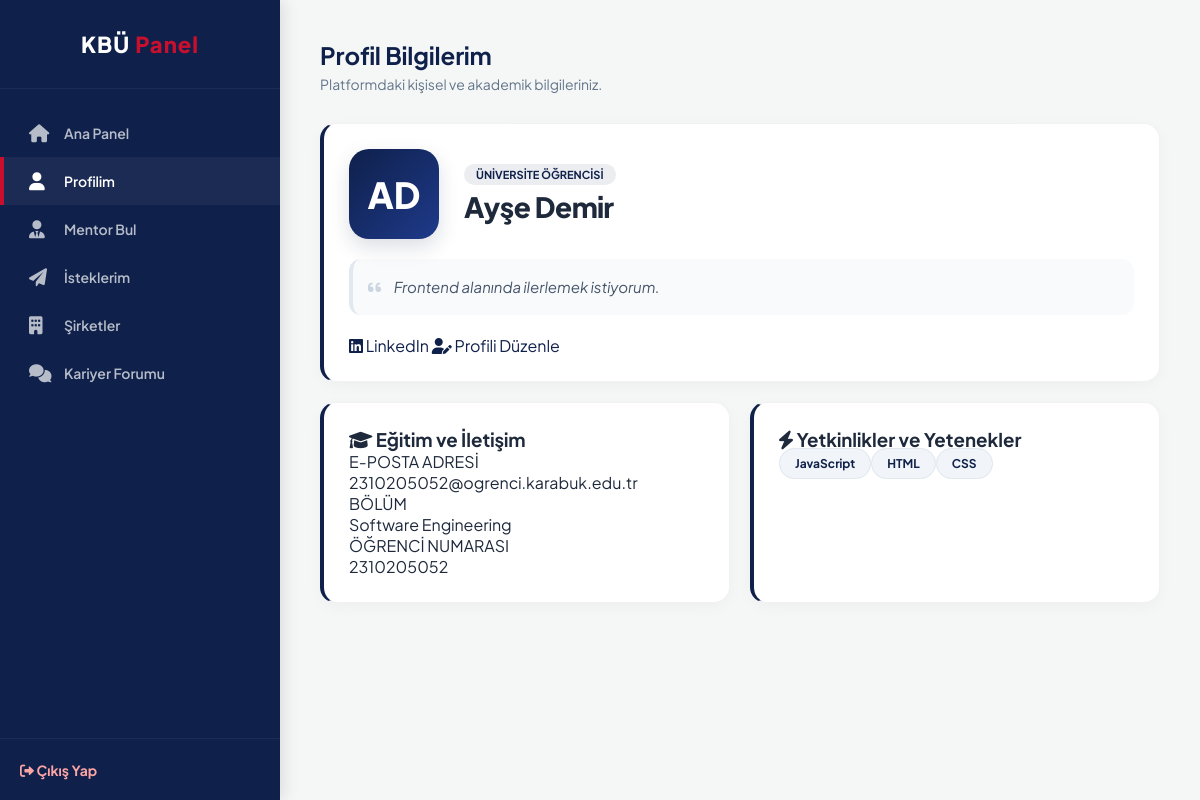
The page /kariyer_platformu/view_profile.php (signed in) on the database its author committed.
### tables this page shows
CREATE TABLE users (
    id INT PRIMARY KEY AUTO_INCREMENT,
    first_name VARCHAR(100) NOT NULL,
    last_name VARCHAR(100) NOT NULL,
    email VARCHAR(255) UNIQUE NOT NULL,
    password VARCHAR(255) NOT NULL,
    role ENUM('student', 'graduate', 'admin') NOT NULL,
    is_verified BOOLEAN DEFAULT FALSE,
    gender ENUM('male', 'female', 'other') NOT NULL,
    created_at TIMESTAMP DEFAULT CURRENT_TIMESTAMP
);

CREATE TABLE profiles (
    user_id INT PRIMARY KEY,
    bio TEXT NULL,
    website_url VARCHAR(255) NULL,
    linkedin_url VARCHAR(255) NULL,
    FOREIGN KEY (user_id) REFERENCES users(id) ON DELETE CASCADE
);

CREATE TABLE students (
    user_id INT PRIMARY KEY,
    student_number VARCHAR(50) UNIQUE NOT NULL,
    department VARCHAR(255) NOT NULL,
    grade INT NULL,
    FOREIGN KEY (user_id) REFERENCES users(id) ON DELETE CASCADE
);

### kariyer_platformu/view_profile.php (the view, shortened to what this page needs)
<?php
require_once 'includes/db.php';
$user_id = $_SESSION['user_id'];
$sql = "SELECT u.first_name, u.last_name, u.email, u.role, u.is_verified, p.bio, p.linkedin_url, p.website_url,
               s.student_number, s.department,
               g.graduate_year, g.is_open_to_mentorship,
               (SELECT GROUP_CONCAT(sk.skill_name SEPARATOR ', ')
                FROM user_skills us
                JOIN skills sk ON us.skill_id = sk.id
                WHERE us.user_id = u.id) AS yetenekler
        FROM users u
        LEFT JOIN profiles p ON u.id = p.user_id
        LEFT JOIN students s ON u.id = s.user_id
        LEFT JOIN graduates g ON u.id = g.user_id
        WHERE u.id = ?";
$stmt = $conn->prepare($sql);
$stmt->bind_param("i", $user_id);
$stmt->execute();
$user_data = $stmt->get_result()->fetch_assoc();
$f_name = trim($user_data['first_name'] ?? '');
$l_name = trim($user_data['last_name'] ?? '');
$initials = mb_substr($f_name, 0, 1, 'UTF-8') . mb_substr($l_name, 0, 1, 'UTF-8');
?>
<!DOCTYPE html>
<html lang="tr">
<head>
    <link rel="stylesheet" href="https://cdnjs.cloudflare.com/ajax/libs/font-awesome/6.0.0/css/all.min.css">
    <link rel="stylesheet" href="assets/css/main.css">
    <link rel="stylesheet" href="assets/css/app.css">
    <link rel="stylesheet" href="assets/css/view_profile.css">
</head>
<body>
    <div class="app-container">
        <?php include 'includes/sidebar.php'; ?>
        <main class="main-content">
            <div class="page-header">
                <h1 class="page-title">Profil Bilgilerim</h1>
                <p class="page-subtitle">Platformdaki kişisel ve akademik bilgileriniz.</p>
            </div>
            <div class="card-boxy">
                <div class="header-flex">
                    <div class="avatar-sq">
                        <?= mb_strtoupper($initials, 'UTF-8') ?>
                    </div>
                    <div class="name-zone">
                        <div class="status-row">
                            <span class="role-badge">
                                <?= ($user_data['role'] == 'graduate') ? 'Mezun / Mentor' : 'Üniversite Öğrencisi' ?>
                            </span>
                        </div>
                        <h1 class="user-name">
                            <?= htmlspecialchars($user_data['first_name'] . ' ' . $user_data['last_name']) ?>
                        </h1>
                    </div>
                </div>
                <div class="user-bio">
                    <i class="fa-solid fa-quote-left" style="color: #cbd5e1; margin-right: 10px;"></i>
                    <?= !empty($user_data['bio']) ? htmlspecialchars($user_data['bio']) : 'Henüz bir biyografi eklenmemiş. Kendinizi tanıtmak için profili düzenleyin.' ?>
                </div>
                <div class="link-row">
                    <?php if (!empty($user_data['linkedin_url'])): ?>
                        <a href="<?= htmlspecialchars($user_data['linkedin_url']) ?>" target="_blank" class="btn-box ln">
                            <i class="fa-brands fa-linkedin"></i> LinkedIn
                        </a>
                    <?php endif; ?>
                    <a href="profile.php" class="btn-box edit-btn-layout">
                        <i class="fa-solid fa-user-pen"></i> Profili Düzenle
                    </a>
                </div>
            </div>
            <div class="info-grid">
                <div class="card-boxy">
                    <h3 class="card-title"><i class="fa-solid fa-graduation-cap"></i> Eğitim ve İletişim</h3>
                    <div class="data-item">
                        <label>E-POSTA ADRESİ</label>
                        <p><?= htmlspecialchars($user_data['email']) ?></p>
                    </div>
                    <div class="data-item">
                        <label>BÖLÜM</label>
                        <p><?= htmlspecialchars($user_data['department'] ?? 'Belirtilmemiş') ?></p>
                    </div>
                    <?php if ($user_data['role'] == 'student'): ?>
                        <div class="data-item">
                            <label>ÖĞRENCİ NUMARASI</label>
                            <p><?= htmlspecialchars($user_data['student_number'] ?? '---') ?></p>
                        </div>
                    <?php endif; ?>
                </div>
                <div class="card-boxy">
                    <h3 class="card-title"><i class="fa-solid fa-bolt"></i> Yetkinlikler ve Yetenekler</h3>
                    <div class="skills-flex">
                        <?php
                        if (!empty($user_data['yetenekler'])) {
                            foreach (explode(', ', $user_data['yetenekler']) as $skill) {
                                echo "<span class='skill-pill'>" . htmlspecialchars($skill) . "</span>";
                            }
                        } else {
                            echo "<p class='empty-text'>Henüz bir yetenek eklemediniz.</p>";
                        }
                        ?>
                    </div>
                </div>
            </div>
        </main>
    </div>
</body>
</html>

### kariyer_platformu/assets/css/main.css (style rules this page uses)
:root { --kbu-lacivert: #0F204B; --kbu-kirmizi: #C8102E; --kbu-beyaz: #FFFFFF; --bg-light: #F4F7F6; --text-dark: #1E293B; --text-muted: #64748B; --card-shadow: 0 10px 30px rgba(15, 32, 75, 0.08); --font-main: 'Plus Jakarta Sans', sans-serif; --transition: all 0.3s ease; }
* { margin: 0; padding: 0; box-sizing: border-box; }
body { font-family: var(--font-main); background-color: var(--bg-light); color: var(--text-dark); min-height: 100vh; }
a { text-decoration: none; color: var(--kbu-lacivert); transition: var(--transition); }

### kariyer_platformu/assets/css/app.css (style rules this page uses)
.app-container { display: flex; min-height: 100vh; background-color: var(--bg-light); }
.main-content { flex: 1; margin-left: 280px; padding: 40px; }
.page-header { margin-bottom: 30px; }
.page-title { color: var(--kbu-lacivert); font-size: 24px; margin-bottom: 5px; }
.page-subtitle { color: var(--text-muted); font-size: 14px; }

### kariyer_platformu/assets/css/view_profile.css (style rules this page uses)
.card-boxy { background: white; border-radius: 16px; padding: 25px; margin-bottom: 20px; border: 1px solid rgba(0,0,0,0.05); border-left: 4px solid var(--kbu-lacivert); box-shadow: 0 4px 15px rgba(0,0,0,0.03); transition: all 0.3s ease; position: relative; }
.header-flex { display: flex; align-items: center; gap: 25px; margin-bottom: 15px; }
.avatar-sq { width: 90px; height: 90px; background: linear-gradient(135deg, var(--kbu-lacivert) 0%, #1e3a8a 100%); color: white; border-radius: 20px; display: flex; align-items: center; justify-content: center; font-size: 36px; font-weight: 800; position: relative; box-shadow: 0 8px 20px rgba(15, 32, 75, 0.15); }
.name-zone { display: flex; flex-direction: column; gap: 4px; }
.status-row { display: flex; align-items: center; gap: 10px; flex-wrap: wrap; }
.role-badge { background: rgba(15, 32, 75, 0.08); color: var(--kbu-lacivert); padding: 4px 12px; border-radius: 20px; font-size: 11px; font-weight: 700; text-transform: uppercase; }
.user-name { margin: 0; font-size: 28px; color: #1e293b; font-weight: 800; letter-spacing: -0.5px; }
.user-bio { color: #475569; font-style: italic; font-size: 15px; margin: 20px 0; line-height: 1.7; padding: 15px; background: #f8fafc; border-radius: 12px; border-left: 4px solid #e2e8f0; }
.info-grid { display: grid; grid-template-columns: 1fr 1fr; gap: 20px; }
.skill-pill { background: #f1f5f9; color: var(--kbu-lacivert); padding: 7px 15px; border-radius: 20px; font-size: 12px; font-weight: 700; border: 1px solid #e2e8f0; transition: all 0.2s; }

### rows shown on the page
users: mb_strtoupper($initials, 'UTF-8') "AD", first_name+last_name "Ayşe Demir", profiles.bio "Frontend alanında ilerlemek istiyorum.", email "2310205052@ogrenci.karabuk.edu.tr", students.department "Software Engineering", students.student_number "2310205052"

### other values the page prints
$skill "JavaScript"
$skill "HTML"
$skill "CSS"
